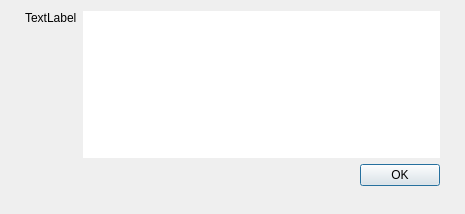
<?xml version="1.0" encoding="UTF-8"?>
<ui version="4.0">
 <class>MessageBox</class>
 <widget class="QDialog" name="MessageBox">
  <property name="geometry">
   <rect>
    <x>0</x>
    <y>0</y>
    <width>465</width>
    <height>214</height>
   </rect>
  </property>
  <property name="windowTitle">
   <string>Dialog</string>
  </property>
  <layout class="QVBoxLayout" name="verticalLayout">
   <property name="leftMargin">
    <number>25</number>
   </property>
   <property name="rightMargin">
    <number>25</number>
   </property>
   <property name="bottomMargin">
    <number>28</number>
   </property>
   <item>
    <layout class="QHBoxLayout" name="horizontalLayout">
     <item>
      <widget class="QLabel" name="iconLabel">
       <property name="text">
        <string>TextLabel</string>
       </property>
       <property name="alignment">
        <set>Qt::AlignLeading|Qt::AlignLeft|Qt::AlignTop</set>
       </property>
      </widget>
     </item>
     <item>
      <widget class="QTextBrowser" name="textBrowser">
       <property name="frameShape">
        <enum>QFrame::NoFrame</enum>
       </property>
      </widget>
     </item>
    </layout>
   </item>
   <item>
    <widget class="QDialogButtonBox" name="buttonBox">
     <property name="orientation">
      <enum>Qt::Horizontal</enum>
     </property>
     <property name="standardButtons">
      <set>QDialogButtonBox::Ok</set>
     </property>
    </widget>
   </item>
  </layout>
 </widget>
 <resources/>
 <connections>
  <connection>
   <sender>buttonBox</sender>
   <signal>accepted()</signal>
   <receiver>MessageBox</receiver>
   <slot>accept()</slot>
   <hints>
    <hint type="sourcelabel">
     <x>248</x>
     <y>254</y>
    </hint>
    <hint type="destinationlabel">
     <x>157</x>
     <y>274</y>
    </hint>
   </hints>
  </connection>
  <connection>
   <sender>buttonBox</sender>
   <signal>rejected()</signal>
   <receiver>MessageBox</receiver>
   <slot>reject()</slot>
   <hints>
    <hint type="sourcelabel">
     <x>316</x>
     <y>260</y>
    </hint>
    <hint type="destinationlabel">
     <x>286</x>
     <y>274</y>
    </hint>
   </hints>
  </connection>
 </connections>
</ui>
